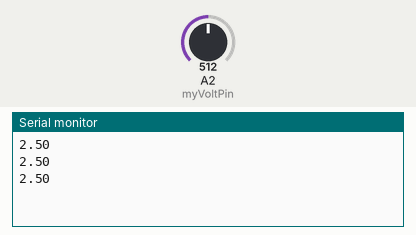
Simulated run of this sketch. Board: Arduino Uno, built with avr-gcc and run on an emulated ATmega328P. On the bench: the last lines printed to the serial monitor. The test bench sets the inputs (shaded band); at power-on: A2 (myVoltPin) = 512.

Above: at 1.3 s.
1.4 s: A2 (myVoltPin) set to 716
At 1.9 s:
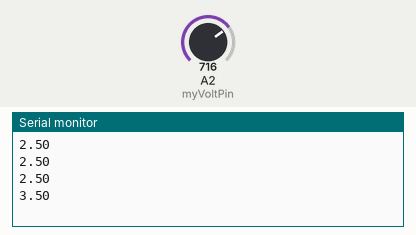
2.9 s: A2 (myVoltPin) set to 900
At 3.4 s:
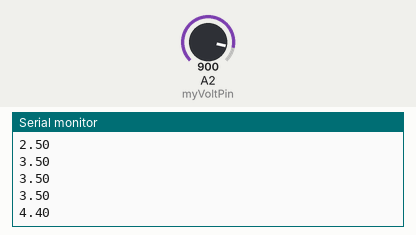
Timing chart, 0 to 5.9 s (numbered marks = the images above; inputs shaded):
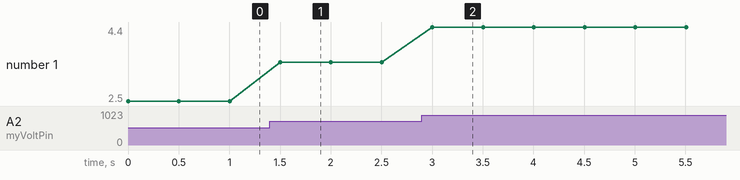

Measured:
- after the input at 1.4 s, the serial monitor: prints a new line after 0.10 s (image 1)
- after the input at 2.9 s, the serial monitor: prints a new line after 0.10 s (image 2)
- plotted number 1: 2.5 → 3.5 after the input at 1.4 s, 3.5 → 4.4 after the input at 2.9 s

The sketch:

potentiometer_read.ino
```cpp
int myVoltPin = A2;
int readVal;
float V2;
int delayT = 500;

void setup() {
Serial.begin(9600);
// put your setup code here, to run once:
}

void loop() {
readVal = analogRead(myVoltPin);
V2 = (5./1023.)*readVal;
Serial.println(V2);
delay(delayT);
  // put your main code here, to run repeatedly:
}
```
